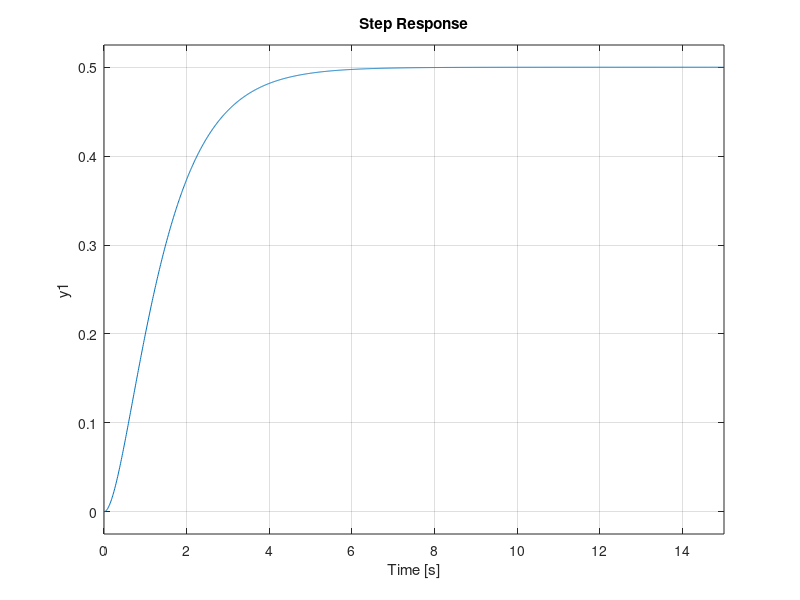

Recreate this plot in MATLAB. (Note: this script raises an error after producing the figure.)
%% Introduction to PID Control
% Ogata, Modern Control Engineering, Ch. 8: PID Controllers
%
% A PID controller computes its actuating signal from the error
% $e(t)=r(t)-y(t)$ as a weighted sum of proportional, integral, and
% derivative terms:
%
% $u(t) = K_p e(t) + K_i\int_0^t e(\tau)\,d\tau + K_d\frac{de(t)}{dt}$
%
% with transfer function (often written with $K_i=K_p/T_i$,
% $K_d=K_pT_d$):
%
% $G_c(s) = K_p\left(1+\frac{1}{T_i s}+T_d s\right)$
%
% where $T_i$ is the *integral (reset) time* and $T_d$ the *derivative
% (rate) time*.

%% Plant Used Throughout This File
% $G(s) = \frac{1}{(s+1)(s+2)}$, unity feedback, step reference.
G = tf(1,conv([1 1],[1 2]));
t = 0:0.01:15;

%% Before: The Uncontrolled Plant
% Start from the bare plant's open-loop step response (no controller). It
% is sluggish and -- being type-0 -- settles well short of the reference,
% leaving a large steady-state error. Each PID term below attacks a
% different deficiency of this baseline.
figure
step(G,t)
hold on
yline(1,'k--')
hold off
legend('Open-loop plant $G$','Reference','Interpreter','latex','FontSize',12)
title('Before: Uncontrolled Plant Step Response','Interpreter','latex','FontSize',17)
ylabel('$y(t)$','Interpreter','latex','FontSize',20)
set(get(gca, 'YLabel'), 'Rotation', 0)
xlabel('$t$','Interpreter','latex','FontSize',20)

%% Proportional (P) Control
% $G_c(s)=K_p$. Increasing $K_p$ speeds the response and reduces (but
% does not eliminate) steady-state error for a type-0 plant, at the cost
% of increased overshoot.
Kps = [2 5 15];
figure
hold on
for Kp = Kps
    T = feedback(Kp*G,1);
    [y,tt] = step(T,t);
    plot(tt,y,'DisplayName',sprintf('K_p=%d',Kp))
end
yline(1,'k--','HandleVisibility','off')
hold off
legend('Interpreter','latex','FontSize',12)
title('Proportional Control: Effect of $K_p$','Interpreter','latex','FontSize',20)
ylabel('$y(t)$','Interpreter','latex','FontSize',20)
set(get(gca, 'YLabel'), 'Rotation', 0)
xlabel('$t$','Interpreter','latex','FontSize',20)

Kp_demo = 5;
T_p = feedback(Kp_demo*G,1);
ess_p = 1 - dcgain(T_p);
fprintf('P control (Kp=%d): steady-state error = %.4f\n', Kp_demo, ess_p)

%% Proportional-Integral (PI) Control
% $G_c(s)=K_p\left(1+\frac{1}{T_is}\right)$. The integral term adds a
% pole at the origin, making the loop type-1 and driving steady-state
% step error to zero, at the cost of a slower response and reduced phase
% margin (more oscillatory) compared to P alone.
Kp_pi = 5; Ti = 2;
Gc_pi = tf(Kp_pi*[1 1/Ti],[1 0]);
T_pi = feedback(Gc_pi*G,1);
ess_pi = 1 - dcgain(T_pi);
fprintf('PI control: steady-state error = %.6f (should be ~0)\n', ess_pi)

figure
hold on
step(T_p,t)
step(T_pi,t)
hold off
legend('P only','PI','Interpreter','latex','FontSize',14)
title('P vs. PI Control','Interpreter','latex','FontSize',20)
ylabel('$y(t)$','Interpreter','latex','FontSize',20)
set(get(gca, 'YLabel'), 'Rotation', 0)
xlabel('$t$','Interpreter','latex','FontSize',20)

%% Proportional-Derivative (PD) Control
% $G_c(s)=K_p(1+T_ds)$. The derivative term adds phase lead, improving
% damping/reducing overshoot and speeding settling, but does not affect
% steady-state error and amplifies high-frequency measurement noise.
Kp_pd = 5; Td = 0.3;
Gc_pd = tf(Kp_pd*[Td 1],1);
T_pd = feedback(Gc_pd*G,1);

figure
hold on
step(T_p,t)
step(T_pd,t)
hold off
legend('P only','PD','Interpreter','latex','FontSize',14)
title('P vs. PD Control','Interpreter','latex','FontSize',20)
ylabel('$y(t)$','Interpreter','latex','FontSize',20)
set(get(gca, 'YLabel'), 'Rotation', 0)
xlabel('$t$','Interpreter','latex','FontSize',20)

%% Full PID Control
% Combining all three terms gives zero steady-state error (from the
% integral action) together with good transient response (from the
% derivative action).
Kp = 5; Ti = 2; Td = 0.3;
% Gc(s) = Kp*(Td*s + 1 + 1/(Ti*s)) = Kp*(Td*s^2 + s + 1/Ti)/s
Gc_pid = tf(Kp*[Td 1 1/Ti],[1 0]);
T_pid = feedback(Gc_pid*G,1);
ess_pid = 1 - dcgain(T_pid);
fprintf('PID control: steady-state error = %.6f\n', ess_pid)

figure
hold on
step(T_p,t)
step(T_pi,t)
step(T_pd,t)
step(T_pid,t)
step(G,t)
yline(1,'k:','HandleVisibility','off')
hold off
legend('P','PI','PD','PID','Before (open-loop)','Interpreter','latex','FontSize',13)
title('After: P, PI, PD, PID vs. the Uncontrolled Baseline','Interpreter','latex','FontSize',16)
ylabel('$y(t)$','Interpreter','latex','FontSize',20)
set(get(gca, 'YLabel'), 'Rotation', 0)
xlabel('$t$','Interpreter','latex','FontSize',20)
